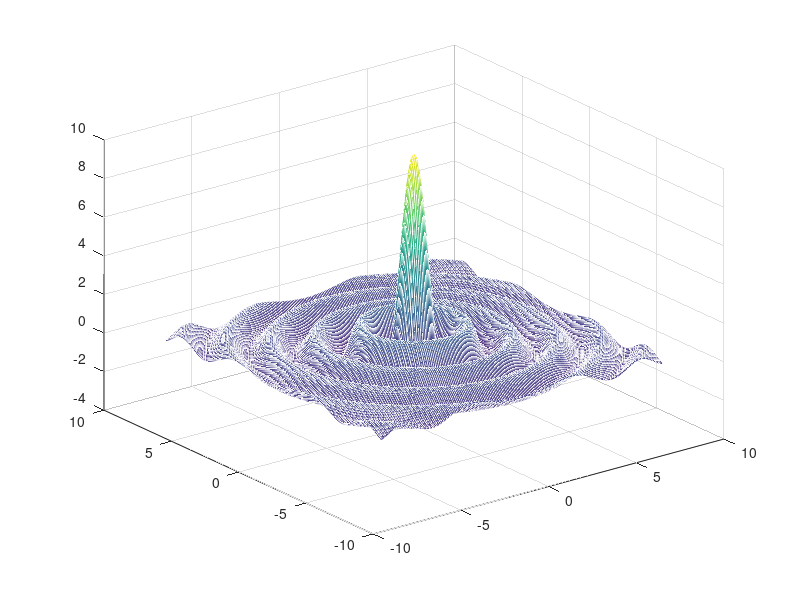
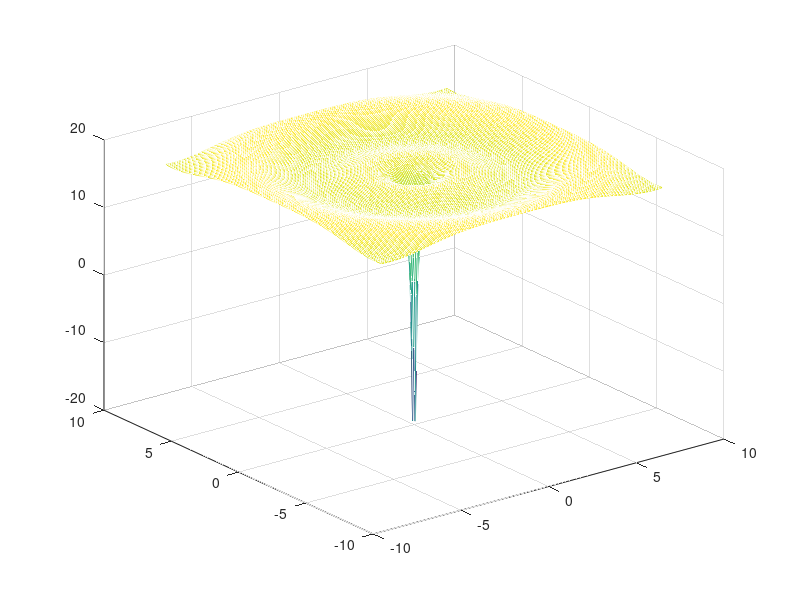

These charts were generated, in order, by the following MATLAB code: (Note: this script raises an error after producing the figures.)
%% a: meshing
xs = linspace(-8, 8, 201);
ys = linspace(-8, 8, 201);
[X Y] = meshgrid(xs, ys);
Z1 = 10*sinc(sqrt(X.^2+Y.^2));
Z2 = 18-3*(sqrt(X.^2+Y.^2)).^(-1)+sin(sqrt(X.^2+Y.^2))+sqrt(200-(X.^2+Y.^2)+10*sin(X)+10*sin(Y))/1000;
figure
mesh(X,Y,Z1)
figure
mesh(X,Y,Z2)

%% b: numerical integration
fun1 = @(X,Y) 10*sinc(sqrt(X.^2+Y.^2));
fun2 = @(X,Y) 18-3*(sqrt(X.^2+Y.^2)).^(-1)+sin(sqrt(X.^2+Y.^2))+sqrt(200-(X.^2+Y.^2)+10*sin(X)+10*sin(Y))/1000;
xmin = -8;
xmax = 8;
ymin = -8;
ymax = 8;
num_area1 = integral2(fun1, xmin, xmax, ymin, ymax);
num_area2 = integral2(fun2, xmin, xmax, ymin, ymax);
str1 = strcat('area under the curve = ', string(num_area1));
str2 = strcat('area under the curve = ', string(num_area2));
figure
mesh(X,Y,Z1)
t = text(X(4), Y(3),str1, 'FontName', 'Times New Roman', 'FontSize', 14, 'Color', 'magenta');
figure
mesh(X,Y,Z2)
t = text(X(4), Y(3), str2, 'FontName', 'Times New Roman', 'FontSize', 14, 'Color', 'magenta');

%% c: add x and y label
title1 = '$f_1 = 10\frac{sin(\pi \sqrt{x^2+y^2})}{\pi \sqrt{x^2+y^2}}$';
title2 = '$f_2 = 18-\frac{3}{\sqrt{x^2+y^2}}+sin(\sqrt{x^2+y^2})+\frac{\sqrt{200-(x^2+y^2)+10sin(x)+10sin(y)}}{1000}$';
figure
mesh(X,Y,Z1)
t = text(X(4), Y(3),str1, 'FontName', 'Times New Roman', 'FontSize', 14, 'Color', 'magenta');
title(title1, 'Interpreter','latex', 'FontSize', 14);
x1 = xlabel('x');
x1.Color = 'blue';
y1 = ylabel('y');
y1.Color = 'green';
z1 = zlabel('z');
z1.Color = 'red';

figure
mesh(X,Y,Z2)
t = text(X(4), Y(3), str2, 'FontName', 'Times New Roman', 'FontSize', 14, 'Color', 'magenta');
title(title2, 'interpreter', 'latex', 'FontSize', 14)
x2 = xlabel('x');
x2.Color = 'blue';
y2 = ylabel('y');
y2.Color = 'green';
z2 = zlabel('z');
z2.Color = 'red';

%% d: integral
syms x y
f1 =10* sinc ( sqrt ( x ^2+ y ^2));
sym_area1 = eval(int ( int ( f1 ,y , ymin , ymax ) ,x , xmin , xmax ));
f2 =18 -3/ sqrt ( x ^2+ y ^2)+ sin ( sqrt ( x ^2+ y ^2))+( sqrt (200 -( x ^2+ y ^2)+10* sin ( x )+10* sin ( y )))/1000;
sym_area2 = eval ( int ( int ( f2 ,y , ymin , ymax ) ,x , xmin , xmax ));
sym_area1
sym_area2
% both of them are not integrable because their eval() returns the equation